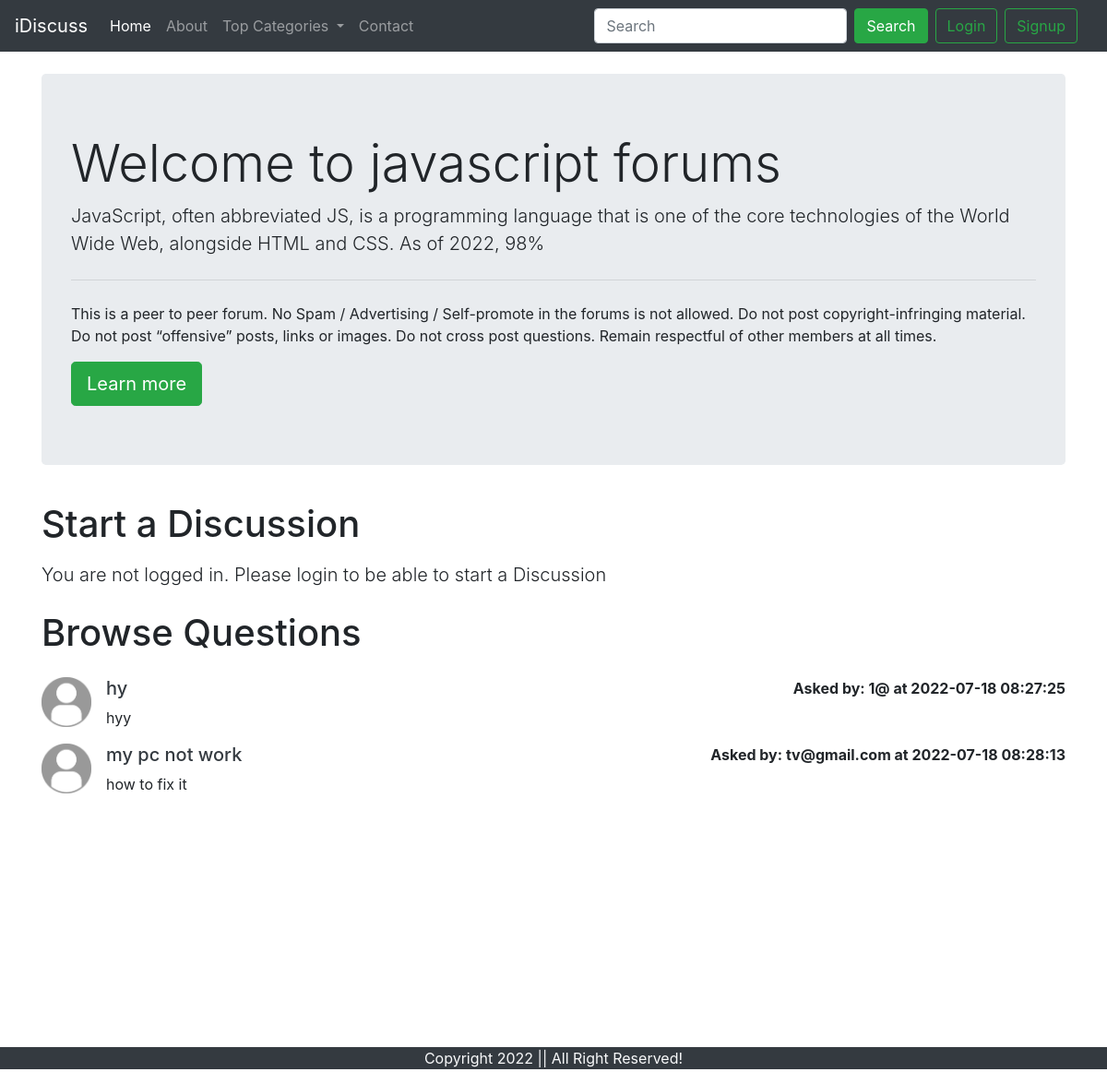
The app's page /threadlist.php?catid=1 with its own data.
### tables this page shows
CREATE TABLE `categories` (
  `category_id` int(8) NOT NULL,
  `category_name` varchar(255) NOT NULL,
  `category_description` varchar(255) NOT NULL,
  `created` datetime NOT NULL DEFAULT current_timestamp()
);

CREATE TABLE `threads` (
  `thread_id` int(7) NOT NULL,
  `thread_title` varchar(255) NOT NULL,
  `thread_desc` text NOT NULL,
  `thread_cat_id` int(7) NOT NULL,
  `thread_user_id` int(7) NOT NULL,
  `timestamp` datetime NOT NULL
);

CREATE TABLE `users` (
  `sno` int(11) NOT NULL,
  `user_email` varchar(30) NOT NULL,
  `user_pass` varchar(255) NOT NULL,
  `timestamp` datetime NOT NULL DEFAULT current_timestamp()
);

### threadlist.php (the view, shortened to what this page needs)
<!doctype html>
<html lang="en">
<head>
    <link rel="stylesheet" href="https://stackpath.bootstrapcdn.com/bootstrap/4.5.0/css/bootstrap.min.css"
>
</head>
<body>
    <?php include 'partials/dbconnect.php';?>
    <?php include 'partials/header.php';?>
    <?php
    $id = $_GET['catid'];
    $sql = "SELECT * FROM `categories` WHERE category_id=$id";
    $result = mysqli_query($data, $sql);
    while($row = mysqli_fetch_assoc($result)){
        $catname = $row['category_name'];
        $catdesc = $row['category_description'];
    }
    ?>
    <div class="container my-4">
        <div class="jumbotron">
            <h1 class="display-4">Welcome to <?php echo $catname;?> forums</h1>
            <p class="lead"> <?php echo $catdesc;?></p>
            <hr class="my-4">
            <p>This is a peer to peer forum. No Spam / Advertising / Self-promote in the forums is not allowed. Do not
                post copyright-infringing material. Do not post “offensive” posts, links or images. Do not cross post
                questions. Remain respectful of other members at all times.</p>
            <a class="btn btn-success btn-lg" href="#" role="button">Learn more</a>
        </div>
    </div>
    <?php
    if(isset($_SESSION['loggedin']) && $_SESSION['loggedin']==true){
    echo '<div class="container">
            <h1 class="py-2">Start a Discussion</h1>
            <form action="'. $_SERVER["REQUEST_URI"] . '" method="post">
                <div class="form-group">
                    <label for="exampleInputEmail1">Problem Title</label>
                    <input type="text" class="form-control" id="title" name="title" aria-describedby="emailHelp">
                    <small id="emailHelp" class="form-text text-muted">Keep your title as short and crisp as
                        possible</small>
                </div>
                <input type="hidden" name="sno" value="'. $_SESSION["sno"]. '">
                <div class="form-group">
                    <label for="exampleFormControlTextarea1">Ellaborate Your Concern</label>
                    <textarea class="form-control" id="desc" name="desc" rows="3"></textarea>
                </div>
                <button type="submit" class="btn btn-success">Submit</button>
            </form>
        </div>';
    }
    else{
        echo '
        <div class="container">
        <h1 class="py-2">Start a Discussion</h1>
           <p class="lead">You are not logged in. Please login to be able to start a Discussion</p>
        </div>
        ';
    }
    ?>
    <div class="container mb-5" id="ques">
        <h1 class="py-2">Browse Questions</h1>
    <?php
    $id = $_GET['catid'];
    $sql = "SELECT * FROM `threads` WHERE thread_cat_id=$id";
    $result = mysqli_query($data, $sql);
    while($row = mysqli_fetch_assoc($result)){
        $id = $row['thread_id'];
        $title = $row['thread_title'];
        $desc = $row['thread_desc'];
        $thread_time = $row['timestamp'];
        $thread_user_id = $row['thread_user_id'];
        $sql2 = "SELECT user_email FROM `users` WHERE sno='$thread_user_id'";
        $result2 = mysqli_query($data, $sql2);
        $row2 = mysqli_fetch_assoc($result2);
        echo '<div class="media my-3">
            <img src="img/users.png" width="54px" class="mr-3" alt="...">
            <div class="media-body">'.
             '<h5 class="mt-0"> <a class="text-dark" href="thread.php?threadid=' . $id. '">'. $title . ' </a></h5>
                '. $desc . ' </div>'.'<div class="font-weight-bold my-0"> Asked by: '. $row2['user_email'] . ' at '. $thread_time. '</div>'.
        '</div>';
        }
    ?>
    </div>
    <?php include 'partials/footer.php';?>
</body>
</html>

### partials/header.php (shortened to what this page needs)
<?php
echo '<nav class="navbar navbar-expand-lg navbar-dark bg-dark">
<a class="navbar-brand" href="/forum/my.php">iDiscuss</a>
<button class="navbar-toggler" type="button" data-toggle="collapse" data-target="#navbarSupportedContent" aria-controls="navbarSupportedContent" aria-expanded="false" aria-label="Toggle navigation">
  <span class="navbar-toggler-icon"></span>
</button>
<div class="collapse navbar-collapse" id="navbarSupportedContent">
  <ul class="navbar-nav mr-auto">
    <li class="nav-item active">
      <a class="nav-link" href="/forum/my.php">Home <span class="sr-only">(current)</span></a>
    </li>
    <li class="nav-item">
      <a class="nav-link" href="about.php">About</a>
    </li>
    <li class="nav-item dropdown">
    <a class="nav-link dropdown-toggle" href="#" id="navbarDropdown" role="button" data-toggle="dropdown" aria-haspopup="true" aria-expanded="false">
      Top Categories
    </a>
    <div class="dropdown-menu" aria-labelledby="navbarDropdown">';
    echo '</div>
  </li>
  <li class="nav-item">
    <a class="nav-link" href="contact.php" >Contact</a>
  </li>
</ul>
  <div class="row mx-2">';
  if(isset($_SESSION['loggedin']) && $_SESSION['loggedin']==true){
    echo '<form class="form-inline my-2 my-lg-0" method="get" action="search.php">
      <input class="form-control mr-sm-2" name="search" type="search" actiion="search.php" placeholder="Search" aria-label="Search">
      <button class="btn btn-success my-2 my-sm-0" type="submit">Search</button>
        <p class="text-light my-0 mx-2">Welcome '. $_SESSION['useremail']. ' </p>
        <a href="partials/logout.php" class="btn btn-outline-success ml-2">Logout</a>
        </form>';
  }
else{
  echo '<form class="form-inline my-2 my-lg-0">
    <input class="form-control mr-sm-2" type="search" placeholder="Search" aria-label="Search">
    <button class="btn btn-success my-2 my-sm-0" type="submit">Search</button>
    </form>
    <button class="btn btn-outline-success ml-2" data-toggle="modal" data-target="#loginModal">Login</button>
    <button class="btn btn-outline-success mx-2" data-toggle="modal" data-target="#signupModal">Signup</button>';
  }
  echo '</div>
      </div>
      </nav>';
include 'login.php';
include 'signup.php';
?>

### login.php (shortened to what this page needs)
<!doctype html>
<html lang="en">
  <head>
    <link rel="stylesheet" href="https://cdn.jsdelivr.net/npm/bootstrap@4.6.1/dist/css/bootstrap.min.css">
  </head>
  <body>
</body>
</html>

### signup.php (shortened to what this page needs)
<!doctype html>
<html lang="en">
  <head>
    <link rel="stylesheet" href="https://cdn.jsdelivr.net/npm/bootstrap@4.6.1/dist/css/bootstrap.min.css">
  </head>
  <body>
</body>
</html>

### partials/footer.php
<div class="container-fluid bg-dark text-light mb-0 ">
    <p class="text-center">Copyright 2022 || All Right Reserved!</p>
</div>

### threadlist.php (style rules this page uses)
#ques { min-height: 433px; }

### records on screen
categories: category_name "javascript", category_description "JavaScript, often abbreviated JS, is a programming language that is one of the core technologies of the World Wide Web, alongside HTML and CSS. As of 2022, 98%"
threads: thread_title "hy", thread_desc "hyy", users.user_email "1@", timestamp "2022-07-18 08:27:25"
threads: thread_title "my pc not work", thread_desc "how to fix it", users.user_email "tv@gmail.com", timestamp "2022-07-18 08:28:13"
